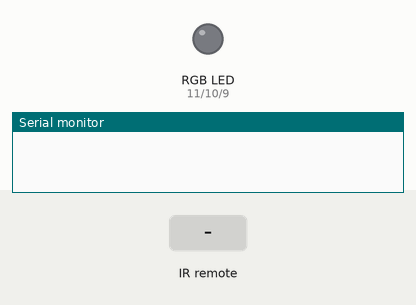
This sketch was run on a simulated Arduino Uno, built with avr-gcc and run on an emulated ATmega328P. On the bench: an RGB LED mixed from three pins (HIGH = lit), the last lines printed to the serial monitor. Inputs (shaded band) come from the test bench. Dim RGB values are drawn brighter than linear.

Above: at 1.2 s.
1.3 s: infrared code 0xFF6897 received
At 3.2 s:
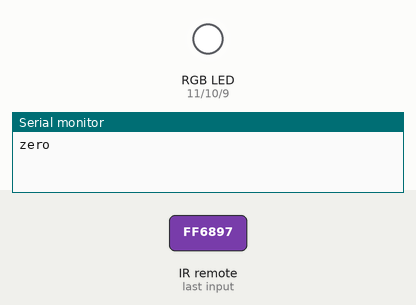
4.3 s: infrared code 0xFF30CF received
At 6.7 s:
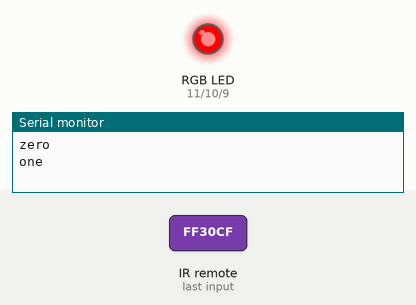
7.3 s: infrared code 0xFF18E7 received
At 10.0 s:
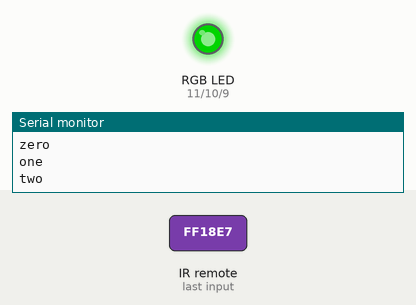
10.3 s: infrared code 0xFF7A85 received
At 12.5 s:
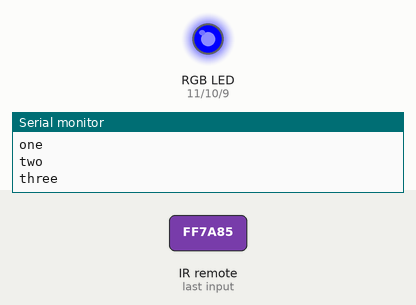
13.3 s: infrared code 0xFF10EF received
At 16.0 s:
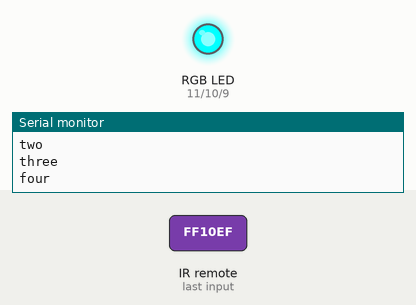
16.3 s: infrared code 0xFF38C7 received
At 18.3 s:
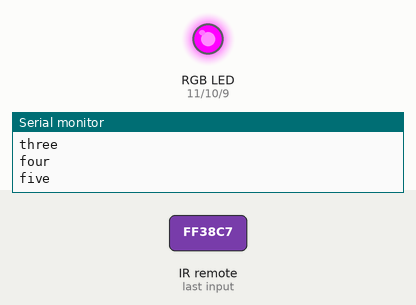
Timing chart, 0 to 19.8 s (numbered marks = the images above; inputs shaded):
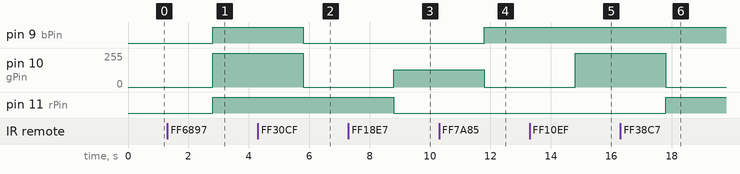

The sketch:

Lab_7.ino
```cpp
#include <IRremote.h>
// IR Initialize
int IRpin = 6;
IRrecv IR(IRpin);
decode_results cmd;
String myCom;

//RGB Initialize
int rPin = 11;
int gPin = 10;
int bPin = 9;
int rBright = 255;
int gBright = 255;
int bBright = 255;
float dFact = 1;

void setup() {
  Serial.begin(9600);
  IR.enableIRIn();
  pinMode(rPin, OUTPUT);
  pinMode(gPin, OUTPUT);
  pinMode(bPin, OUTPUT);
}

void loop() {
  while (IR.decode(&cmd) == 0){
  }
  delay(1500);
  IR.resume();
  // ZERO
  if (cmd.value == 0xFF6897 && cmd.value == 16738455) {
    myCom = "zero";
    Serial.println(myCom);
  }
  // ONE
  if (cmd.value == 0xFF30CF && cmd.value == 16724175) {
    myCom = "one";
    Serial.println(myCom);
  }
  // TWO
  if (cmd.value == 0xFF18E7 && cmd.value == 16718055) {
    myCom = "two";
    Serial.println(myCom);
  }
  // THREE
  if (cmd.value == 0xFF7A85 && cmd.value == 16743045) {
    myCom = "three";
    Serial.println(myCom);
  }
  // FOUR
  if (cmd.value == 0xFF10EF && cmd.value == 16716015) {
    myCom = "four";
    Serial.println(myCom);
  }
  // FIVE
  if (cmd.value == 0xFF38C7 && cmd.value == 16726215) {
    myCom = "five";
    Serial.println(myCom);
  }
  // SIX
  if (cmd.value == 0xFF5AA5 && cmd.value == 16734885) {
    myCom = "six";
    Serial.println(myCom);
  }
  // SEVEN
  if (cmd.value == 0xFF42BD && cmd.value == 16728765) {
    myCom = "seven";
    Serial.println(myCom);
  }
  // EIGHT
  if (cmd.value == 0xFF4AB5) {
    myCom = "eight";
    Serial.println(myCom);
  }
  // NINE
  if (cmd.value == 0xFF52AD) {
    myCom = "nine";
    Serial.println(myCom);
  }
  // EQ
  if (cmd.value == 0xFF9867) {
    myCom = "Equalizer";
    Serial.println(myCom);
  }
  // ST/REPT
  if (cmd.value == 0xFFB04F) {
    myCom = "ST/REPT";
    Serial.println(myCom);
  }
  // DWN
  if (cmd.value == 0xFFE01F) {
    myCom = "DWN";
    Serial.println(myCom);
  }
  // VOL DWN
  if (cmd.value == 0xFFA857) {
    myCom = "VOL DWN";
    Serial.println(myCom);
  }
  // UP
  if (cmd.value == 0xFF906F) {
    myCom = "UP";
    Serial.println(myCom);
  }
  // RWND
  if (cmd.value == 0xFF22DD) {
    myCom = "RWND";
    Serial.println(myCom);
  }
  // P/P
  if (cmd.value == 0xFF02FD) {
    myCom = "P/P";
    Serial.println(myCom);
  }
  // FFWD
  if (cmd.value == 0xFFC23D) {
    myCom = "FFWD";
    Serial.println(myCom);
  }
  // PWR
  if (cmd.value == 0xFFA25D) {
    myCom = "PWR";
    Serial.println(myCom);
  }
  // VOL UP
  if (cmd.value == 0xFF629D) {
    myCom = "VOL UP";
    Serial.println(myCom);
  }
  if (cmd.value == 0xFFE21D) {
    myCom = "FUNC/STOP";
    Serial.println(myCom);
  }
  if (myCom=="pwr") {
    rBright = 255;
    gBright = 255;
    bBright = 255;
    dFact = 1;
  }
  if (myCom=="FUNC/STOP") {
    rBright = 0;
    gBright = 0;
    bBright = 0;
    dFact = 0;
  }
  if (myCom=="one") {
    rBright = 255;
    gBright = 0;
    bBright = 0;
  }
  if (myCom=="two") {
    rBright = 0;
    gBright = 128;
    bBright = 0;
  }
  if (myCom=="three") {
    rBright = 0;
    gBright = 0;
    bBright = 255;
  }
  if (myCom=="four") {
    rBright = 0;
    gBright = 255;
    bBright = 255;
  }
  if (myCom=="five") {
    rBright = 255;
    gBright = 0;
    bBright = 255;
  }
  if (myCom=="six") {
    rBright = 255;
    gBright = 255;
    bBright = 0;
  }
  if (myCom=="zero") {
    rBright = 255;
    gBright = 255;
    bBright = 255;
  }
  if (myCom=="DWN") {
    dFact = (0.1 - dFact);
    if (dFact <= 0) {
      dFact = 0.1;
    }
  }
  if (myCom=="UP") {
    dFact = (0.1 + dFact);
    if (dFact >= 1) {
      dFact = 1;
    }
  }

analogWrite(rPin, rBright*dFact);
analogWrite(gPin, gBright*dFact);
analogWrite(bPin, bBright*dFact);

}
```

Measured:
- after the input at 1.3 s, pin 9 (bPin), pin 11 (rPin): LOW → HIGH after 1.5 s; pin 10 (gPin): 0/255 → 255/255 after 1.5 s
- after the input at 4.3 s, pin 9 (bPin): HIGH → LOW after 1.5 s; pin 10 (gPin): 255/255 → 0/255 after 1.5 s
- after the input at 7.3 s, pin 10 (gPin): 0/255 → 128/255 after 1.5 s; pin 11 (rPin): HIGH → LOW after 1.5 s
- after the input at 10.3 s, pin 9 (bPin): LOW → HIGH after 1.5 s; pin 10 (gPin): 128/255 → 0/255 after 1.5 s
- after the input at 13.3 s, pin 10 (gPin): 0/255 → 255/255 after 1.5 s
- after the input at 16.3 s, pin 10 (gPin): 255/255 → 0/255 after 1.5 s; pin 11 (rPin): LOW → HIGH after 1.5 s
